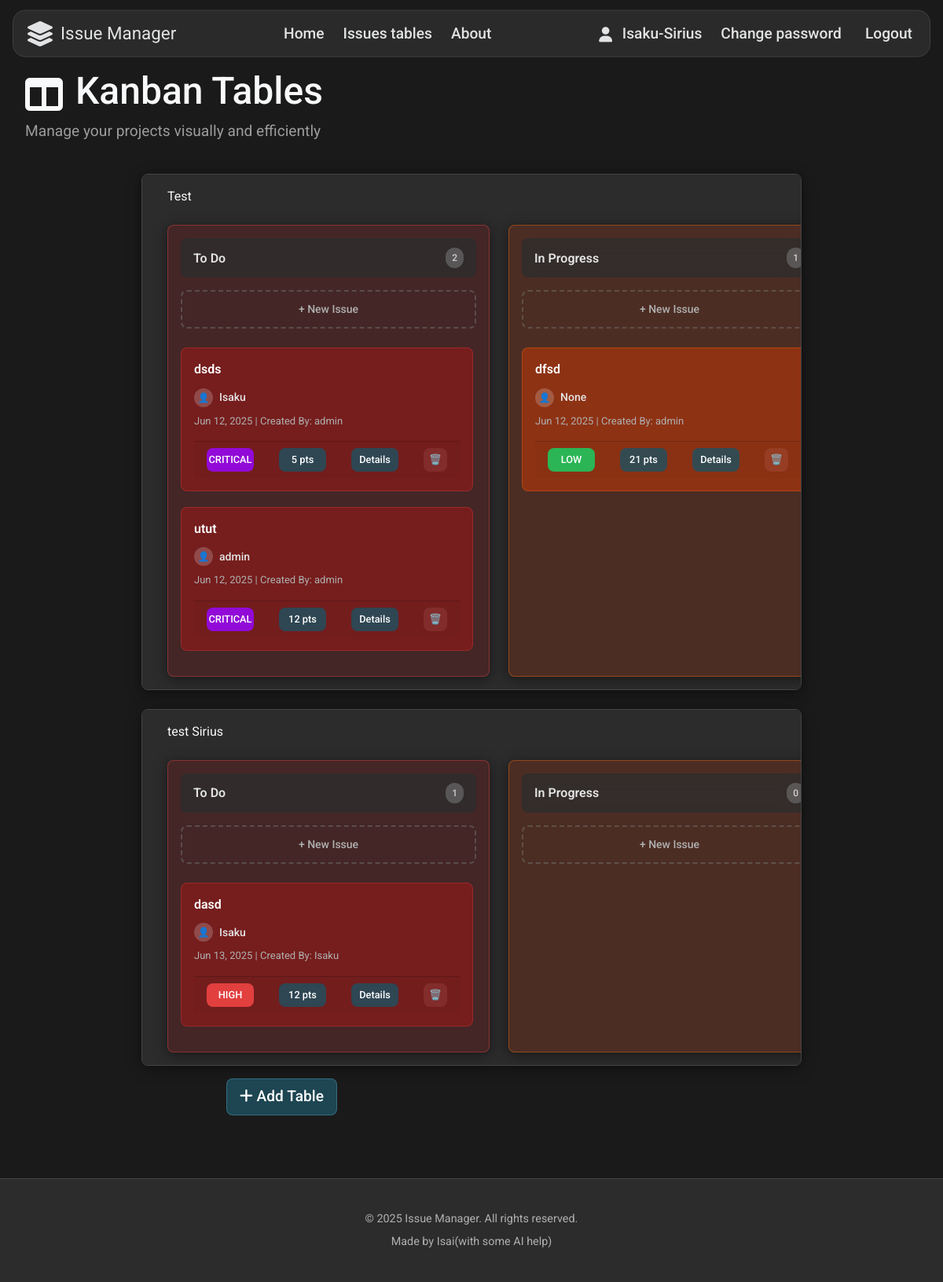
Screenshot of /issues/ (signed in) with the database file from the repository.
### accounts/models.py (models this page shows)
class CustomUser(AbstractUser):                            #* This model extends the default Django user model to include additional fields for roles and teams
    role = models.ForeignKey(
        Role,
        on_delete=models.SET_NULL,
        blank=True,
        null=True
    )
    team = models.ForeignKey(
        Team,
        on_delete=models.SET_NULL,
        blank=True,
        null=True
    )

class Team(models.Model):                                    #* This model defines the teams that users can belong to
    name = models.CharField(max_length=128)
    description = models.CharField(max_length=256)
    def __str__(self):
        return self.name

### issues/models.py (models this page shows, shortened)
class Board(models.Model):
    name = models.CharField(max_length=128)                      #* Name of the board
    created_by = models.ForeignKey(                              #* User who created the board
        get_user_model(),
        on_delete=models.CASCADE,
        related_name='created_boards',
        null=True,
        blank=True
    )
    created_on = models.DateTimeField(
        auto_now_add=True,
        null=True,
        blank=True
        )                                                        #* Timestamp when the board was created

class Status(models.Model):
    name = models.CharField(max_length=128)                      #* Name of the status
    description = models.CharField(max_length=256)               #* Description of the status
    board = models.ForeignKey(                                   #* Board to which the status belongs
        Board,
        related_name='statuses',                                 #* Related name for reverse lookup
        on_delete=models.CASCADE                                 #* Delete all statuses if the board is deleted
        )
    is_fixed = models.BooleanField(default=False)                #* Indicates if its a default status

class Issue(models.Model):
    title = models.CharField(max_length=128)                     #* Title of the issue
    summary = models.CharField(max_length=512)                   #* Summary of the issue
    description = models.TextField()                             #* Detailed description of the issue
    reporter = models.ForeignKey(                                #* User who reported the issue
        get_user_model(),
        on_delete=models.SET_NULL,
        null=True
    )
    assignee = models.ForeignKey(                                #* User assigned to the issue
        get_user_model(),
        on_delete=models.SET_NULL,
        null=True,
        related_name='assignee'
    )
    status = models.ForeignKey(                                  #* Current status of the issue
        Status,
        on_delete=models.SET_NULL,
        null=True
    )
    assigned_team = models.ForeignKey(                           #* Team assigned to the issue
        Team,
        on_delete=models.SET_NULL,
        blank=True,
        null=True
    )
    priority = models.CharField(                                 #* Priority of the issue
        max_length=32,
        choices=[
            ('Low', 'Low'),
            ('Medium', 'Medium'),
            ('High', 'High'),
            ('Critical', 'Critical')
        ],
        default='Low'
    )
    story_points = models.PositiveIntegerField(default=0)        #* Story points for the issue
    board = models.ForeignKey(                                   #* Board to which the issue belongs
        Board,
        on_delete=models.CASCADE,
        related_name='issues',
        null=True,
        blank=True
    )
    created_on = models.DateTimeField(auto_now_add=True)         #* Timestamp when the issue was created

### issues/views.py (the view)
# urls.py: path('', IssueListView.as_view(), name='issues_list'),                    #* List of issues URL
class IssueListView(LoginRequiredMixin, TemplateView):
    template_name = 'issues/issues_list.html'                                                         #* Template for the issues list page
    def get_context_data(self, **kwargs):                                                             #* Method to get context data for the template
        context = super().get_context_data(**kwargs)
        user_team = self.request.user.team                                                            #* Get current user's team
        context['boards'] = Board.objects.filter(
            models.Q(created_by__team=user_team) | models.Q(created_by__isnull=True)
        )
        context['users'] = get_user_model().objects.filter(team=user_team)                           #* Add only team users to context
        return context

### templates/issues/issues_list.html (shortened to what this page needs)
{% extends "base.html" %}
{% load static %}
{% block content %}
    <div class="issueTableHeader">
        <div class="issueHeaderTitle">
            <i class="fa-solid fa-table-columns"></i>
            <h2>Kanban Tables</h2>
        </div>
        <div class="issueHeaderSubtitle">
            <p>Manage your projects visually and efficiently</p>
        </div>
    </div>
    <div class="TablesContainer">
        {% for board in boards %}
            <div class="kanbanContainer" data-board-id="{{ board.id }}">
                <div class="tableContainerTitle">{{ board.name }}</div>
                <div class="tableContet">
                    {% for status in board.statuses.all %}
                        <div class="column {% if status.name == 'To Do' %}column-red
                                            {% elif status.name == 'In Progress' %}column-orange
                                            {% elif status.name == 'Done' %}column-green
                                            {% else %}column-gray{% endif %}"
                                            data-status-id="{{ status.id }}">
                            <div class="column-header">
                                <h3 class="column-title">{{ status.name }}</h3>
                                <span class="task-count">{{ status.issue_set.count }}</span>
                            </div>
                            <button class="add-card-btn btn btn-sm btn-success" data-status-id="{{ status.id }}" data-bs-toggle="modal" data-bs-target="#modalIssue">+ New Issue</button>
                            <div class="cards-container" data-status-id="{{ status.id }}">
                                {% for issue in status.issue_set.all %}
                                    <div class="card mb-2" draggable="true" data-issue-id="{{ issue.id }}" data-status-id="{{ status.id }}">
                                        <h4 class="card-title">{{ issue.title }}</h4>
                                        <div class="card-meta">
                                            <div class="card-assignee">
                                                <span class="assignee-avatar">👤</span>
                                                <span class="assignee-name">{{ issue.assignee }}</span>
                                            </div>
                                            <div class="card-date">{{ issue.created_on|date:"M d, Y" }} | Created By: {{ issue.reporter.username }}</div>
                                            <div class="card-footer">
                                                <span class="card-priority priority-{{ issue.priority|lower }}">{{ issue.priority|upper }}</span>
                                                <span class="card-points">{{ issue.story_points }} pts</span>
                                                <button class="DetailsBtn" data-bs-toggle="modal" data-bs-target="#modalCardDetails"
                                                        data-issue-id="{{ issue.id }}"
                                                        data-issue-title="{{ issue.title }}"
                                                        data-issue-summary="{{ issue.summary }}"
                                                        data-issue-description="{{ issue.description }}"
                                                        data-issue-assignee="{{ issue.assignee.id|default:'' }}"
                                                        data-issue-priority="{{ issue.priority }}"
                                                        data-issue-story-points="{{ issue.story_points }}"
                                                        data-issue-status="{{ issue.status.id }}"
                                                        data-issue-reporter="{{ issue.reporter.username }}"
                                                        data-issue-created="{{ issue.created_on|date:'M d, Y' }}">Details</button>
                                                <button class="DeleteCardBtn" data-bs-toggle="modal" data-bs-target="#modalDeleteCard"
                                                        data-issue-id="{{ issue.id }}"
                                                        data-issue-title="{{ issue.title }}">🗑️</button>
                                            </div>
                                        </div>
                                    </div>
                                {% endfor %}
                            </div>
                        </div>
                    {% endfor %}
                </div>
            </div>
        {% endfor %}
    </div>
    <div class="addTableBtnContainer">
        <button class="addTableBtn" id="addTableBtn" data-bs-toggle="modal" data-bs-target="#modalBoard">
            <i class="fa-solid fa-plus"></i>
            <span>Add Table</span>
        </button>
    </div>
{% endblock content %}

### templates/base.html (shortened to what this page needs)
{% load static %}
<!DOCTYPE html>
<html lang="en">
<head>
    <link href="https://cdn.jsdelivr.net/npm/bootstrap@5.3.6/dist/css/bootstrap.min.css" rel="stylesheet">
    <link rel="stylesheet" href="https://cdnjs.cloudflare.com/ajax/libs/font-awesome/6.4.0/css/all.min.css">
    <link rel="stylesheet" href="{% static 'css/base.css' %}">
    <link rel="stylesheet" href="{% static 'css/home.css' %}">
    <link rel="stylesheet" href="{% static 'css/about.css' %}">
    <link rel="stylesheet" href="{% static 'css/issues_list.css' %}">
    <link rel="stylesheet" href="{% static 'css/auth.css' %}">
</head>
<body>
    <nav class="navbar">
        <div class="navbarLogo">
            <i class="fa-solid fa-layer-group"></i>
            <a href="{% url 'home' %}">Issue Manager</a>
        </div>
        <div class="principalLinks">
            {% if not user.is_authenticated %}
                <a href="{% url 'home' %}">Home</a>
                <a href="{% url 'about' %}">About</a>
            {% else %}
                <a href="{% url 'home' %}">Home</a>
                <a href="{% url 'issues_list' %}">Issues tables</a>
                <a href="{% url 'about' %}">About</a>
            {% endif %}
        </div>
        {% if user.is_authenticated %}
        <div class="loginLinks">
                <div class="user">
                    <i class="fa-solid fa-user"></i>
                    <p>{{ user.username }}<span> - </span>{{ user.team }}</p>
                </div>
                <a href="{% url 'password_change' %}">Change password</a>
                <form method="POST" action="{% url 'logout' %}">
                    <button class="logoutBtn" type="submit" >Logout</button>
                </form>
            </div>
        {% endif %}
    </nav>
    {% block content %} {% endblock content %}
    {% block footer %}
        <footer class="footer">
            <div class="container">
                <p class="text-center">© 2025 Issue Manager. All rights reserved.</p>
            </div>
            <div class="container">
                <p class="text-center">Made by Isai(with some AI help)</p>
            </div>
        </footer>
    {% endblock footer %}
</body>
</html>

### static/css/base.css (style rules this page uses)
body { margin: 0; padding: 0; font-family: "Roboto", sans-serif; background-color: #1a1a1a; color: #f8f9fa; }
a { text-decoration: none; color: inherit; }
.logoutBtn { border: none; background-color: inherit; }
.navbar { display: flex; flex-direction: row; justify-content: space-between; align-content: center; position: sticky; top: .8rem; z-index: 1000; padding: 0 1rem 0 1rem; margin: .2rem 1rem .5rem 1rem; height: 60px; border-radius: 1rem; background-color: rgb(44, 44, 44); border: 1px solid rgb(68, 68, 68); opacity: 0.9; }
.navbarLogo { display: flex; flex-direction: row; align-items: center; justify-content: center; gap: 0.5rem; }
.navbarLogo i { font-size: 2rem; }
.navbarLogo a { font-size: 1.4rem; }
.principalLinks { display: flex; flex-direction: row; align-items: center; justify-content: center; gap: 1.5rem; }
.principalLinks a { color: #f8f9fa; font-size: 1.2rem; font-weight: 500; transition: transform 0.3s, color 0.3s; }
.loginLinks { display: flex; flex-direction: row; align-items: center; justify-content: center; gap: 1.5rem; }
.loginLinks a { color: #f8f9fa; font-size: 1.2rem; font-weight: 500; transition: transform 0.3s, color 0.3s; }
.user { display: flex; flex-direction: row; align-items: center; justify-content: center; gap: .8rem; font-size: 1.2rem; font-weight: 500; transition: transform 0.3s, color 0.3s; }
.user p { margin: 0; display: flex; align-items: center; justify-content: center; text-align: center; }
.logoutBtn { display: flex; align-items: center; justify-content: center; background-color: transparent; color: #f8f9fa; font-size: 1.2rem; font-weight: 500; border: none; cursor: pointer; transition: transform 0.3s, color 0.3s; }
.footer { background-color: #2c2c2c; border-top: 1px solid #444444; padding: 2rem 0; margin-top: 3rem; color: #f8f9fa; }
.footer .container { max-width: 1200px; margin: 0 auto; padding: 0 1rem; }
.footer p { margin: 0.5rem 0; font-size: 0.9rem; color: #b0b0b0; }

### rows the page displays
CustomUser: username "Isaku", team "Sirius"
Board: name "Test"
Status: name "To Do", issue_set.count "2"
Issue: title "dsds", assignee "Isaku", created_on "Jun 12, 2025", reporter.username "admin", priority "CRITICAL", story_points "5"
Issue: title "utut", assignee "admin", created_on "Jun 12, 2025", reporter.username "admin", priority "CRITICAL", story_points "12"
Status: name "In Progress", issue_set.count "1"
Issue: title "dfsd", assignee "None", created_on "Jun 12, 2025", reporter.username "admin", priority "LOW", story_points "21"
Board: name "test Sirius"
Status: name "To Do", issue_set.count "1"
Issue: title "dasd", assignee "Isaku", created_on "Jun 13, 2025", reporter.username "Isaku", priority "HIGH", story_points "12"
Status: name "In Progress", issue_set.count "0"
